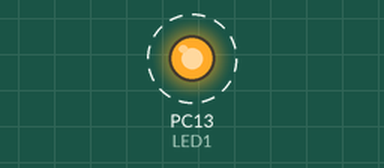
This sketch was run on a simulated STM32 Blue Pill. Parts: output pins drawn as LEDs (lit = HIGH). Dashed ring = blinking.

Above: at 0.05 s.
Timing chart, 0 to 3.0 s (numbered marks = the images above):
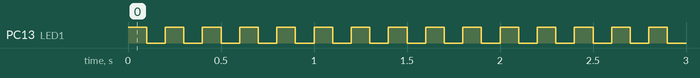

The sketch:

STM32_LED.ino
```cpp
int LED1 = PC13;

void setup() {
  pinMode(LED1, OUTPUT);

}

void loop() {
  digitalWrite(LED1, HIGH);
  delay(100);
  digitalWrite(LED1, LOW);
  delay(100);

}
```

Measured:
- by itself, PC13 (LED1): alternates HIGH for 0.10 s and LOW for 0.10 s
